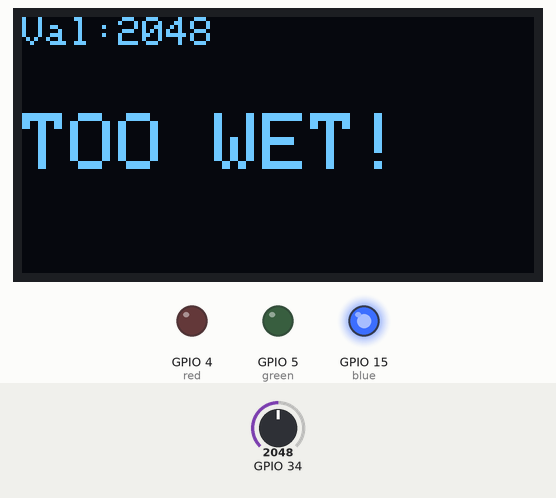
Bench run of a sketch on a simulated ESP32. On the bench: 128×64 one-colour display, output pins drawn as LEDs (lit = HIGH). The test bench sets the inputs (shaded band); at power-on: GPIO 34 = 2048. What the sketch prints to the serial monitor is not drawn.

Above: at 1.3 s.
1.4 s: GPIO 34 set to 1955
At 1.8 s:
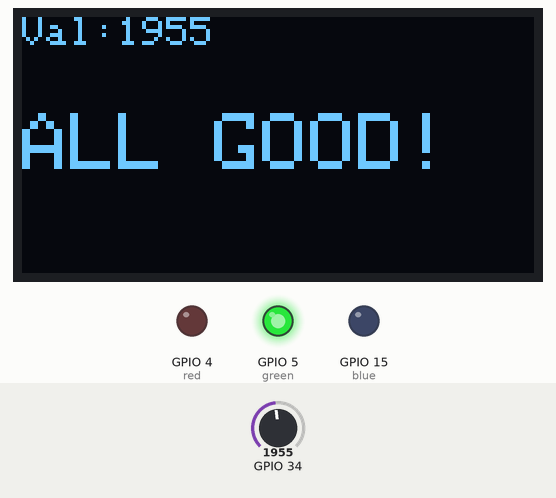
3.0 s: GPIO 34 set to 873
At 3.6 s:
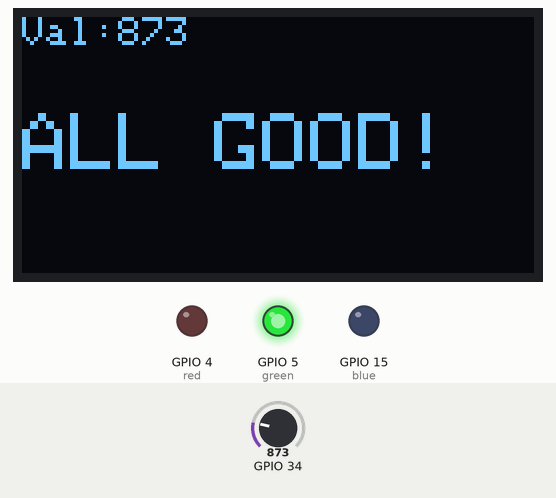
4.6 s: GPIO 34 set to 760
At 5.3 s:
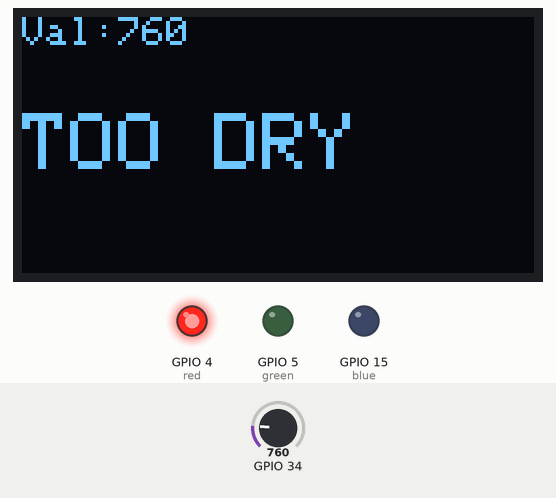
6.1 s: GPIO 34 set to 2040
At 7.0 s:
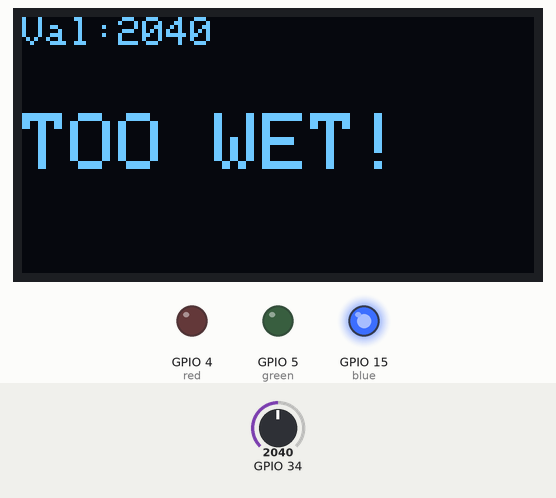
Timing chart, 0 to 8.7 s (numbered marks = the images above; inputs shaded):
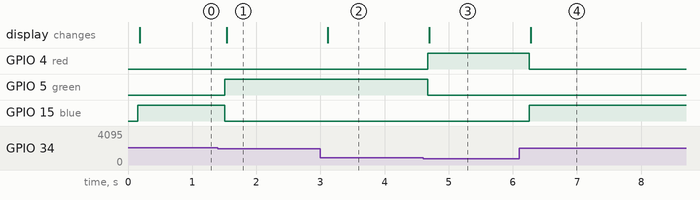

Measured:
- the behaviour switches between 2000 and 1999 on GPIO 34 (found by bisection; images 0 and 1)
- the behaviour switches between 801 and 800 on GPIO 34 (found by bisection; images 2 and 3)
- after the input at 1.4 s, GPIO 5 (green): LOW → HIGH after 0.11 s; GPIO 15 (blue): HIGH → LOW after 0.11 s; the display: changes after 0.14 s (image 1)
- after the input at 3.0 s, the display: changes after 0.12 s (image 2)
- after the input at 4.6 s, GPIO 4 (red): LOW → HIGH after 0.07 s; GPIO 5 (green): HIGH → LOW after 0.07 s; the display: changes after 0.10 s (image 3)
- after the input at 6.1 s, GPIO 4 (red): HIGH → LOW after 0.15 s; GPIO 15 (blue): LOW → HIGH after 0.15 s; the display: changes after 0.18 s (image 4)

The sketch:

soil_sensor_code.ino
```cpp
//Smart Soil Moisture Sensor
//Reads soil moisture data via a DIY resistive voltage divider circuit and provides visual feedback using LED lights and OLED screen


//Libraries needed
#include <Adafruit_GFX.h>
#include <Adafruit_SSD1306.h>
#include <Wire.h>

//Define variables and constants
#define green 5
#define red 4
#define blue 15

#define SCREEN_WIDTH 128
#define SCREEN_HEIGHT 64

Adafruit_SSD1306 display(SCREEN_WIDTH, SCREEN_HEIGHT, &Wire, -1);

void setup() {
  Serial.begin(115200);
  pinMode(green , OUTPUT);
  pinMode(red , OUTPUT);
  pinMode(blue, OUTPUT);

  // Initialize OLED
  if(!display.begin(SSD1306_SWITCHCAPVCC, 0x3C)) {
      Serial.println(F("SSD1306 allocation failed"));
      for(;;);
  }

  display.clearDisplay();
  display.setTextColor(SSD1306_WHITE);
  display.display();

  delay(100);
}

void loop() {

  int moisture_read = analogRead(34);

  Serial.print("Moisture Reading: ");
  Serial.println(moisture_read);


  display.clearDisplay();

  display.setTextSize(1);
  display.setCursor(0, 0);
  display.print("Val:");

  display.print(moisture_read);

  // 2. SHOW STATUS TEXT BELOW
  display.setTextSize(2);
  display.setCursor(0, 24);

  if (moisture_read <= 800) {
    display.println("TOO DRY");
    digitalWrite(red, HIGH);
    digitalWrite(green, LOW);
    digitalWrite(blue, LOW);
  }
  else if (moisture_read > 800 && moisture_read < 2000) {
    display.println("ALL GOOD!");
    digitalWrite(green, HIGH);
    digitalWrite(red, LOW);
    digitalWrite(blue, LOW);
  }
  else {
    display.println("TOO WET!");
    digitalWrite(blue, HIGH);
    digitalWrite(green, LOW);
    digitalWrite(red, LOW);
  }

  // Push everything onto the physical screen
  display.display();

  delay(200);
}
```
